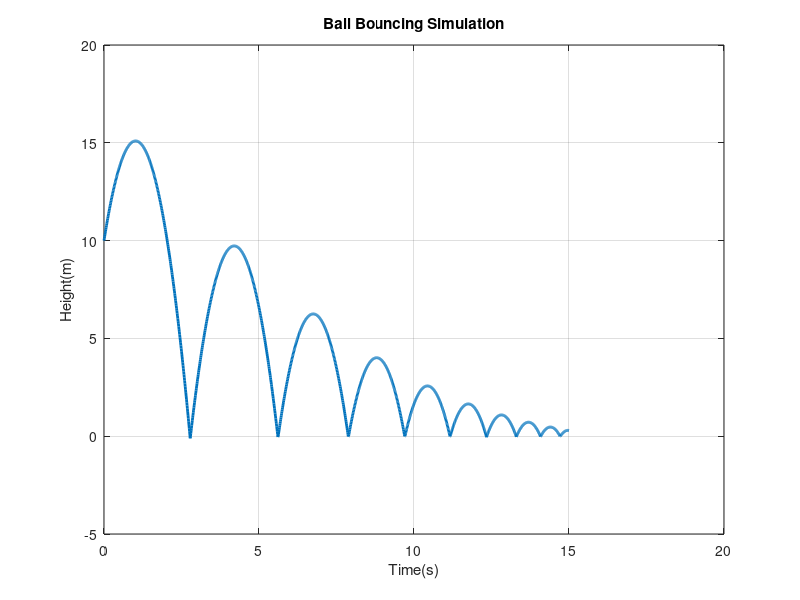

Recreate this plot in MATLAB.
% define simulation parameters

g=9.81; %gravitational acceleration (m/s^2)
v0=10; %initial vel of ball (m/s)
h0=10; %initial height of ball (m)
tmax=15; %max sim time (s)
dt=0.01; %time step (s)

%initialize variables

t=0:dt:tmax; %time vector
y=zeros(size(t)); %height vector
v=zeros(size(t)); %velocity vector
y(1)=h0; %set the inital hieght
v(1)=v0; %set the initial velocity


% simulate the ball bouncing off the surface

for i=2:length(t)
    if y(i-1)<=0 && v(i-1)<0 % if the ball has hit the surface
       v(i)=-0.8*v(i-1); %set the velocity after bounce
       y(i)=0; % set the height after the bounce
       
    else % otherwise, continue with the freefall motion
        v(i)=v(i-1)-g*dt;
        y(i)=y(i-1)+v(i-1)*dt-0.5*g*dt^2;
    end
end 

% plot the results

plot(t,y,'LineWidth',2)
xlabel('Time(s)')
ylabel('Height(m)')
title('Ball Bouncing Simulation')
grid on
